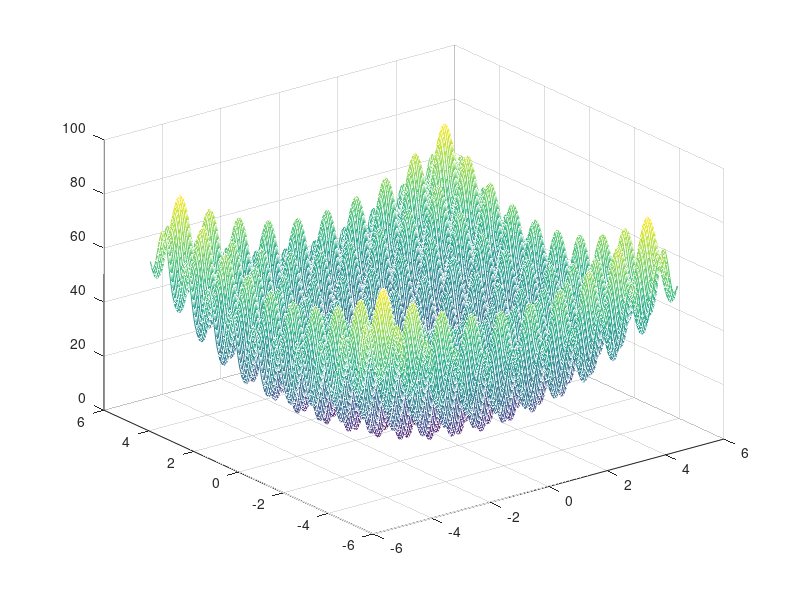

This chart was generated by the following MATLAB code: (Note: this script raises an error after producing the figure.)
%% 初始化种群  
clear
clc
f = @(x,y)   20 +  x.^2 + y.^2 - 10*cos(2*pi.*x)  - 10*cos(2*pi.*y) ;%[-5.12 ,5.12 ]
 

x0 = [-5.12:0.05:5.12];
y0 = x0 ;
[X,Y] = meshgrid(x0,y0);
Z =f(X,Y)  ;
figure(1); mesh(X,Y,Z);  
colormap(parula(5));

N = 50;                         % 初始种群个数  
d = 2;                          % 可行解维数  
ger = 100;                      % 最大迭代次数       
limit = [-5.12,5.12];               % 设置位置参数限制  
vlimit = [-.5, .5];               % 设置速度限制  
w = 0.8;                        % 惯性权重  
c1 = 0.5;                       % 自我学习因子  
c2 = 0.5;                       % 群体学习因子   


x = limit(1) + (  limit( 2 ) -  limit( 1)  ) .* rand(N, d);%初始种群的位置  

v = rand(N, d);                  % 初始种群的速度  
xm = x;                          % 每个个体的历史最佳位置  
ym = zeros(1, d);                % 种群的历史最佳位置  
fxm = ones(N, 1)*inf;               % 每个个体的历史最佳适应度   
fym = inf;                       % 种群历史最佳适应度  
% record = zeros(ger,1);
hold on 
% [X,Y] = meshgrid(x(:,1),x(:,2));
% Z = f( X,Y ) ;
scatter3( x(:,1),x(:,2) ,f( x(:,1),x(:,2) ),'r*' );
figure(2)  
record=[];

%% 群体更新  
iter = 1;  
% record = zeros(ger, 1);          % 记录器  
while iter <= ger  
     fx = f( x(:,1),x(:,2) ) ;% 个体当前适应度     
     for i = 1:N        
        if  fx(i)  <fxm(i) 
            fxm(i) = fx(i);     % 更新个体历史最佳适应度  
            xm(i,:) = x(i,:);   % 更新个体历史最佳位置(取值)  
        end   
     end  
    if   min(fxm)<  fym
        [fym, nmin] = min(fxm);   % 更新群体历史最佳适应度  
        ym = xm(nmin, :);      % 更新群体历史最佳位置  
    end  
    v = v * w + c1 * rand * (xm - x) + c2 * rand * (repmat(ym, N, 1) - x);% 速度更新  
    % 边界速度处理  
    v(v > vlimit(2)) = vlimit(2);  
    v(v < vlimit(1)) = vlimit(1);  
    x = x + v;% 位置更新  
    % 边界位置处理  
    x(x > limit(2)) = limit(2);  
    x(x < limit(1)) = limit(1);  
    record(iter) = fym;%最大值记录  
    subplot(1,2,1)
    mesh(X,Y,Z)
    hold on 
    scatter3( x(:,1),x(:,2) ,f( x(:,1),x(:,2) ) ,'r*');title(['状态位置变化','-迭代次数：',num2str(iter)])
    subplot(1,2,2);plot(record);title('最优适应度进化过程')  
    pause(0.01)  
    iter = iter+1; 

end  

figure(4);mesh(X,Y,Z); hold on 
scatter3( x(:,1),x(:,2) ,f( x(:,1),x(:,2) ) ,'r*');title('最终状态位置')  
disp(['最优值：',num2str(fym)]);  
disp(['变量取值：',num2str(ym)]);  
hold off